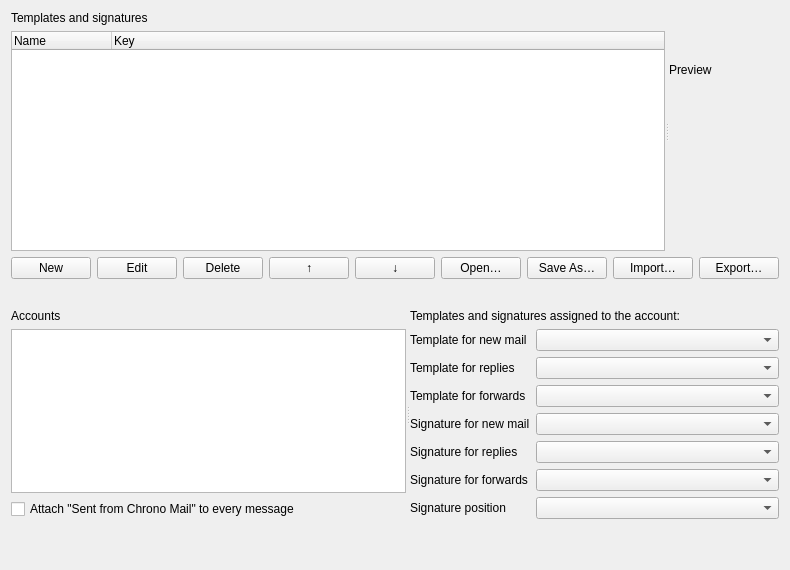
<?xml version="1.0" encoding="UTF-8"?>
<ui version="4.0">
 <class>SettingsSignatures</class>
 <widget class="QWidget" name="SettingsSignatures">
  <layout class="QVBoxLayout" name="layout" stretch="3,0,0,2,0">
   <item>
    <widget class="QSplitter" name="librarySplitter">
     <property name="orientation">
      <enum>Qt::Horizontal</enum>
     </property>
     <property name="childrenCollapsible">
      <bool>false</bool>
     </property>
     <widget class="QWidget" name="listSide">
      <layout class="QVBoxLayout" name="listColumn">
        <item>
         <widget class="QLabel" name="itemsLabel">
          <property name="text">
           <string>Templates and signatures</string>
          </property>
         <property name="buddy">
          <cstring>items</cstring>
         </property>
         </widget>
        </item>
        <item>
         <widget class="QTreeWidget" name="items">
          <property name="rootIsDecorated">
           <bool>false</bool>
          </property>
          <column>
           <property name="text">
            <string>Name</string>
           </property>
          </column>
          <column>
           <property name="text">
            <string>Key</string>
           </property>
          </column>
         </widget>
        </item>
       </layout>
      </widget>
     <widget class="QWidget" name="previewSide">
      <layout class="QVBoxLayout" name="previewColumn">
        <item>
         <widget class="QLabel" name="previewLabel">
          <property name="text">
           <string>Preview</string>
          </property>
         </widget>
        </item>
        <item>
         <widget class="QWidget" name="preview" />
        </item>
       </layout>
      </widget>
    </widget>
   </item>
   <item>
    <layout class="QHBoxLayout" name="tools">
          <item>
           <widget class="QPushButton" name="newButton">
            <property name="text">
             <string>New</string>
            </property>
           </widget>
          </item>
          <item>
           <widget class="QPushButton" name="editButton">
            <property name="text">
             <string>Edit</string>
            </property>
           </widget>
          </item>
          <item>
           <widget class="QPushButton" name="deleteButton">
            <property name="text">
             <string>Delete</string>
            </property>
           </widget>
          </item>
          <item>
           <widget class="QPushButton" name="upButton">
            <property name="text">
             <string>↑</string>
            </property>
            <property name="toolTip">
             <string>Move up: the first seven have Ctrl+1 to Ctrl+7</string>
            </property>
           </widget>
          </item>
          <item>
           <widget class="QPushButton" name="downButton">
            <property name="text">
             <string>↓</string>
            </property>
            <property name="toolTip">
             <string>Move down</string>
            </property>
           </widget>
          </item>
                   <item>
           <spacer name="toolsMiddle">
            <property name="orientation">
             <enum>Qt::Horizontal</enum>
            </property>
            <property name="sizeHint" stdset="0">
             <size>
              <width>0</width>
              <height>0</height>
             </size>
            </property>
           </spacer>
          </item>

          <item>
           <widget class="QPushButton" name="openButton">
            <property name="text">
             <string>Open…</string>
            </property>
            <property name="toolTip">
             <string>Make a new template or signature from an HTML file</string>
            </property>
           </widget>
          </item>
          <item>
           <widget class="QPushButton" name="saveAsButton">
            <property name="text">
             <string>Save As…</string>
            </property>
            <property name="toolTip">
             <string>Save the selected one as an HTML file</string>
            </property>
           </widget>
          </item>
          <item>
           <widget class="QPushButton" name="importButton">
            <property name="text">
             <string>Import…</string>
            </property>
            <property name="toolTip">
             <string>Add the templates and signatures of a file Export made</string>
            </property>
           </widget>
          </item>
          <item>
           <widget class="QPushButton" name="exportButton">
            <property name="text">
             <string>Export…</string>
            </property>
            <property name="toolTip">
             <string>Save every template and signature in one file</string>
            </property>
           </widget>
          </item>
             </layout>
   </item>
   <item>
    <spacer name="blocksGap">
     <property name="orientation">
      <enum>Qt::Vertical</enum>
     </property>
     <property name="sizeType">
      <enum>QSizePolicy::Fixed</enum>
     </property>
     <property name="sizeHint" stdset="0">
      <size>
       <width>0</width>
       <height>24</height>
      </size>
     </property>
    </spacer>
   </item>
   <item>
    <widget class="QSplitter" name="accountsSplitter">
     <property name="orientation">
      <enum>Qt::Horizontal</enum>
     </property>
     <property name="childrenCollapsible">
      <bool>false</bool>
     </property>
     <widget class="QWidget" name="accountsSide">
      <layout class="QVBoxLayout" name="accountsColumn">
        <item>
         <widget class="QLabel" name="accountsLabel">
          <property name="text">
           <string>Accounts</string>
          </property>
         <property name="buddy">
          <cstring>accounts</cstring>
         </property>
         </widget>
        </item>
        <item>
         <widget class="QListWidget" name="accounts" />
        </item>
        <item>
         <widget class="QCheckBox" name="sentFrom">
          <property name="text">
           <string>Attach "Sent from Chrono Mail" to every message</string>
          </property>
         </widget>
        </item>
       </layout>
     </widget>
     <widget class="QWidget" name="choicesSide">
      <layout class="QVBoxLayout" name="choicesColumn">
       <item>
        <widget class="QLabel" name="choicesLabel">
         <property name="text">
          <string>Templates and signatures assigned to the account:</string>
         </property>
        </widget>
       </item>
       <item>
        <layout class="QFormLayout" name="choices">
        <item row="0" column="0">
         <widget class="QLabel" name="templateNewLabel">
          <property name="text">
           <string>Template for new mail</string>
          </property>
          <property name="buddy">
           <cstring>templateNew</cstring>
          </property>
         </widget>
        </item>
        <item row="0" column="1">
         <widget class="QComboBox" name="templateNew">
          <property name="toolTip">
           <string>The text a new message starts with</string>
          </property>
         </widget>
        </item>
        <item row="1" column="0">
         <widget class="QLabel" name="templateReplyLabel">
          <property name="text">
           <string>Template for replies</string>
          </property>
          <property name="buddy">
           <cstring>templateReply</cstring>
          </property>
         </widget>
        </item>
        <item row="1" column="1">
         <widget class="QComboBox" name="templateReply">
          <property name="toolTip">
           <string>The text a reply starts with</string>
          </property>
         </widget>
        </item>
        <item row="2" column="0">
         <widget class="QLabel" name="templateForwardLabel">
          <property name="text">
           <string>Template for forwards</string>
          </property>
          <property name="buddy">
           <cstring>templateForward</cstring>
          </property>
         </widget>
        </item>
        <item row="2" column="1">
         <widget class="QComboBox" name="templateForward">
          <property name="toolTip">
           <string>The text a forward starts with</string>
          </property>
         </widget>
        </item>
        <item row="3" column="0">
         <widget class="QLabel" name="signatureNewLabel">
          <property name="text">
           <string>Signature for new mail</string>
          </property>
          <property name="buddy">
           <cstring>signatureNew</cstring>
          </property>
         </widget>
        </item>
        <item row="3" column="1">
         <widget class="QComboBox" name="signatureNew">
          <property name="toolTip">
           <string>The signature put in a new message</string>
          </property>
         </widget>
        </item>
        <item row="4" column="0">
         <widget class="QLabel" name="signatureReplyLabel">
          <property name="text">
           <string>Signature for replies</string>
          </property>
          <property name="buddy">
           <cstring>signatureReply</cstring>
          </property>
         </widget>
        </item>
        <item row="4" column="1">
         <widget class="QComboBox" name="signatureReply">
          <property name="toolTip">
           <string>The signature put in a reply</string>
          </property>
         </widget>
        </item>
        <item row="5" column="0">
         <widget class="QLabel" name="signatureForwardLabel">
          <property name="text">
           <string>Signature for forwards</string>
          </property>
          <property name="buddy">
           <cstring>signatureForward</cstring>
          </property>
         </widget>
        </item>
        <item row="5" column="1">
         <widget class="QComboBox" name="signatureForward">
          <property name="toolTip">
           <string>The signature put in a forward</string>
          </property>
         </widget>
        </item>
        <item row="6" column="0">
         <widget class="QLabel" name="signaturePositionLabel">
          <property name="text">
           <string>Signature position</string>
          </property>
          <property name="buddy">
           <cstring>signaturePosition</cstring>
          </property>
         </widget>
        </item>
        <item row="6" column="1">
         <widget class="QComboBox" name="signaturePosition">
          <property name="toolTip">
           <string>Where the signature stands in a reply or a forward</string>
          </property>
         </widget>
        </item>
        </layout>
       </item>
       <item>
        <spacer name="choicesEnd">
         <property name="orientation">
          <enum>Qt::Vertical</enum>
         </property>
         <property name="sizeHint" stdset="0">
          <size>
           <width>0</width>
           <height>0</height>
          </size>
         </property>
        </spacer>
       </item>
      </layout>
     </widget>
    </widget>
   </item>
   <item>
    <widget class="QLabel" name="unreadable">
     <property name="wordWrap">
      <bool>true</bool>
     </property>
    </widget>
   </item>
   <item>
    <widget class="QLabel" name="status">
     <property name="wordWrap">
      <bool>true</bool>
     </property>
    </widget>
   </item>
  </layout>
 </widget>
 <resources />
 <connections />
</ui>
